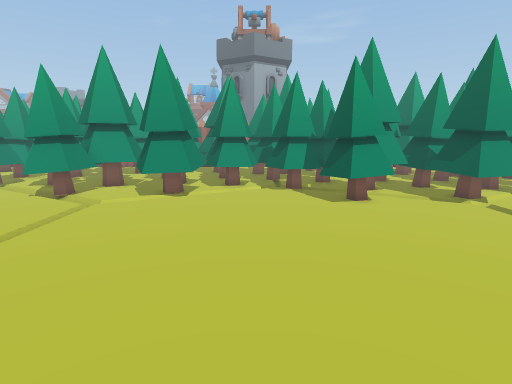
[1] (above)

24 first-person views from a walk through a 3-D level made in the Unity game engine. The camera is 1.3 m above the floor, tilts 10° down and sees 80° across. The floor is counted in squares, 0.5 m on a side. Each view is taken from the middle of a square. On the plan, view 1 faces up. The plan holds only what a view shows up to about 20 squares ahead; the rest is blank. The place goes on beyond the plan. The player character is not drawn. Some animated figures are left out. Door leaves are left out, so doorways stand open. Some surface patterns are stand-ins.

[2]
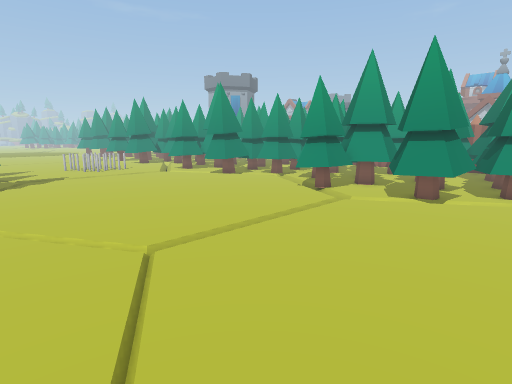

[3]
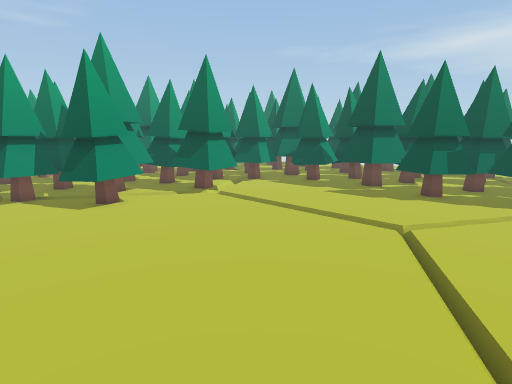

[4]
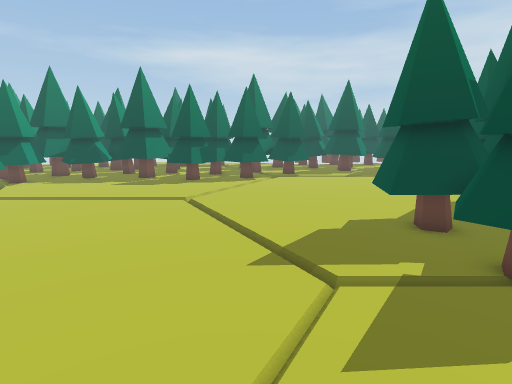

[5]
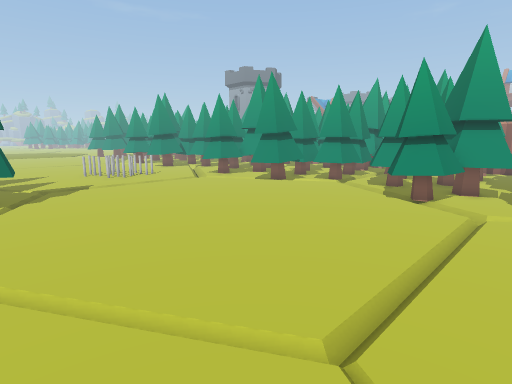

[6]
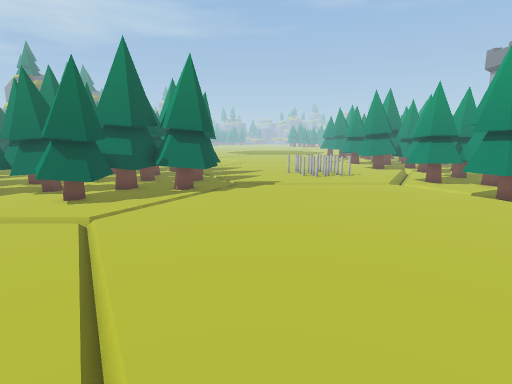

[7]
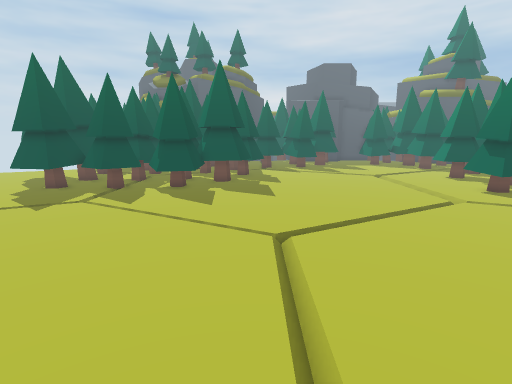

[8]
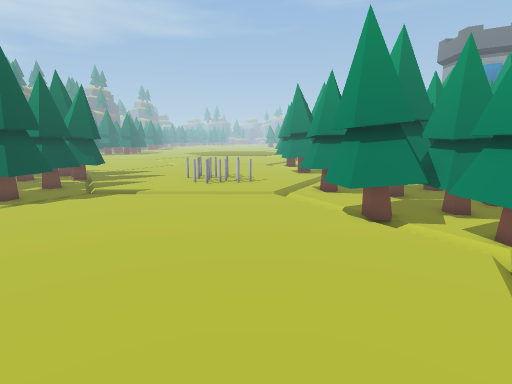

[9]
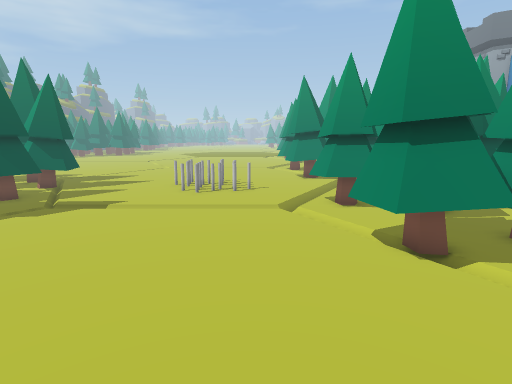

[10]
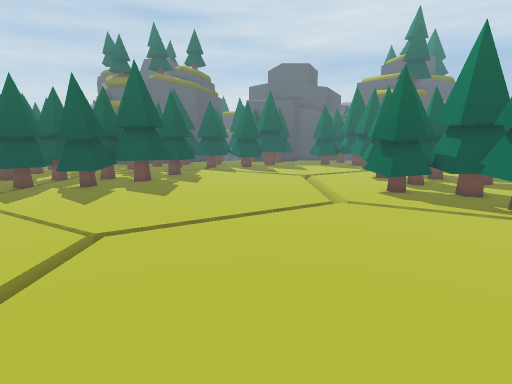

[11]
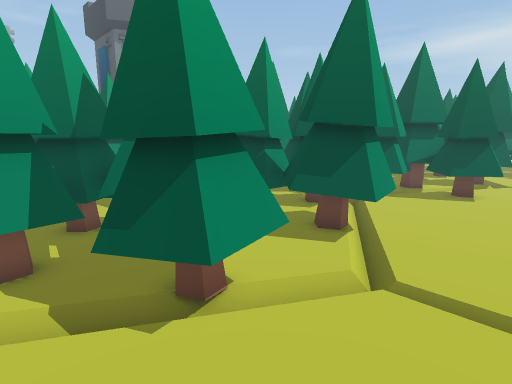

[12]
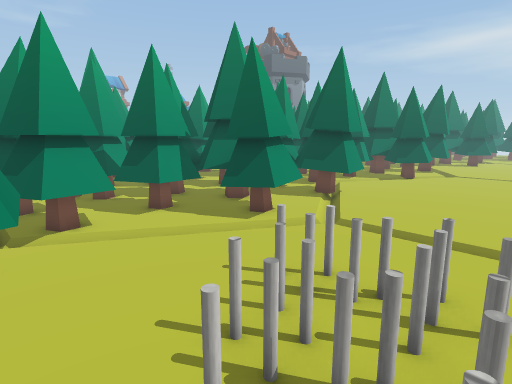

[13]
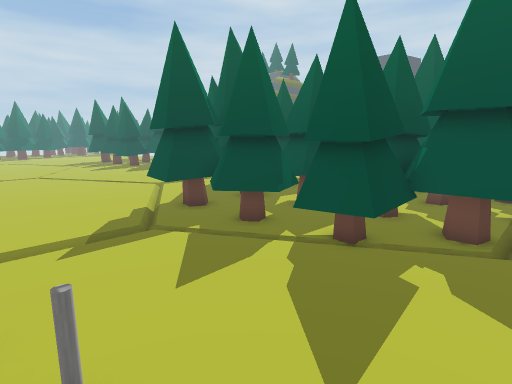

[14]
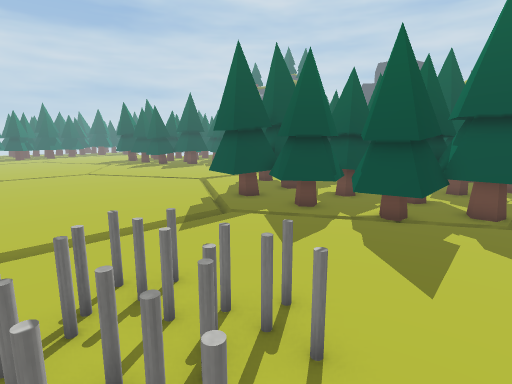

[15]
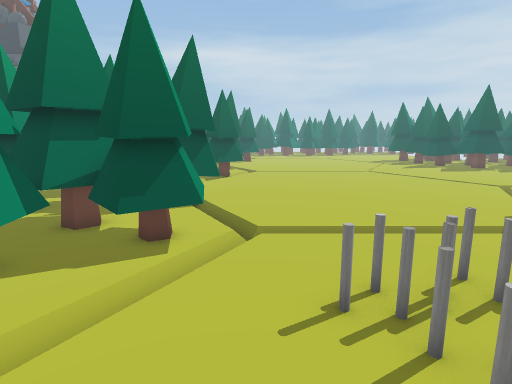

[16]
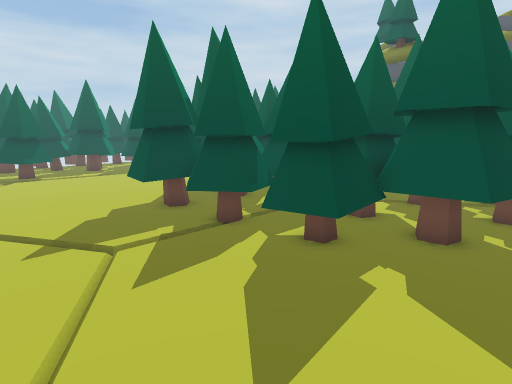

[17]
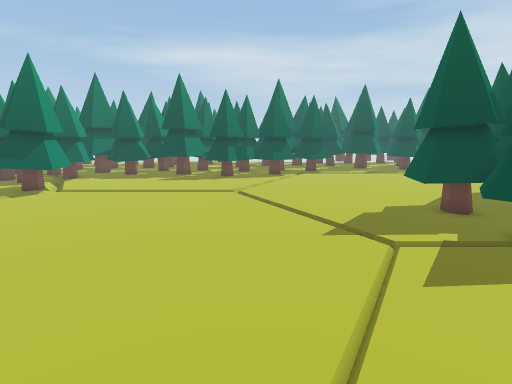

[18]
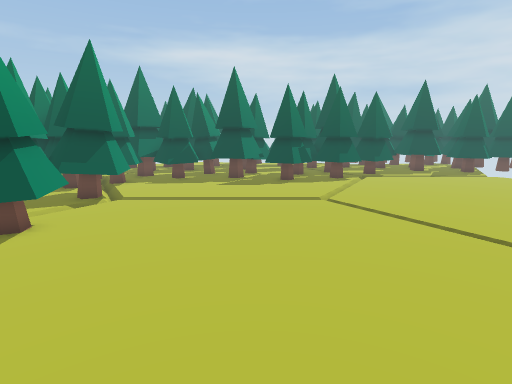

[19]
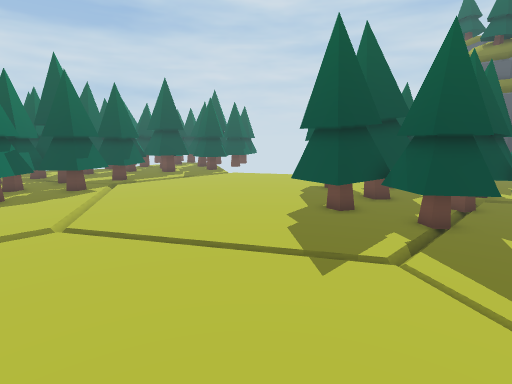

[20]
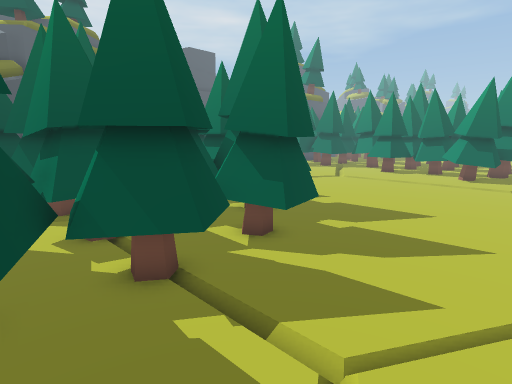

[21]
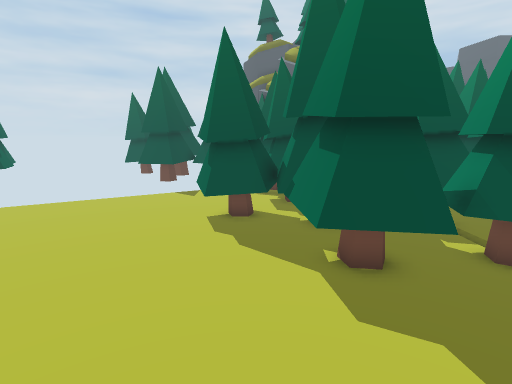

[22]
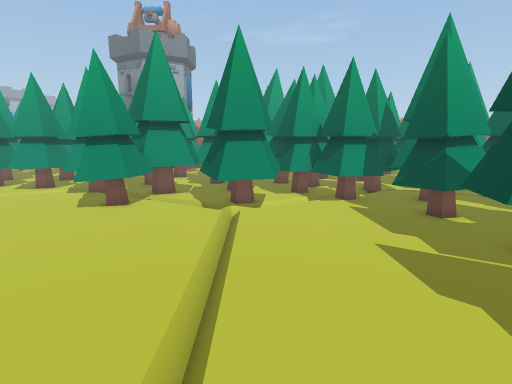

[23]
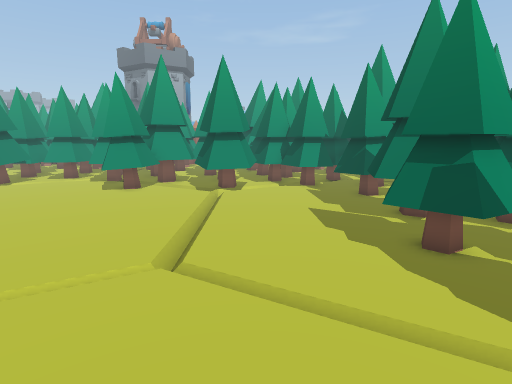

[24]
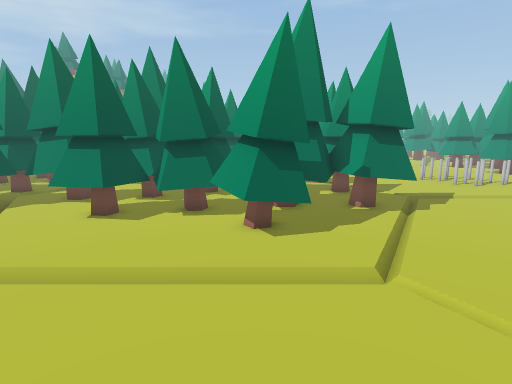

### Floor plan
Key: @ floor where view 1 was taken; . floor; / step, stairs or slope; O other object.
Columns run from 31 left of view 1 to 16 right of it. Each row starts with its distance up from view 1.
 17  OOOOOOOOOO OOOOOOOOOOOOOOOOOOOO  OO  O    OOO
 16  OOO.OOOOO  OOOOO//OOOOOOOOO OOOOO OOOOOOOOO  OO
 15 OO.//.OOOO.OOOO..... OOOOOOOO//.OOOOOOOOOOOO OOO
 14 OO...//OOO./OOO.....OOOO..OOO.....OOOOOOOOO/OOOO
 13 O...../OO//.O........OOO..OOO.....OOOO.OOOO.OOOO
 12 ........//........................OOOO.OOOO...OO
 11 ....O.................................../.....OO
 10 ..OOOO................................../.....OO
  9  OOO.O................................../.....OO
  8  ..OOO................................../.....OO
  7 ..OO.O................................../.....OO
  6 ......................................../.....OO
  5 ......................................../....OO
  4 ......................................../....OOO
  3 ......................................../....OOO
  2 .......O.OOO...................................O
  1 ...OOOOOOOOOO.................................OO
  0 ..OOOOOOOOOOO..................@..............OO
 -1  OOOO OOO OOO..................................O
 -2  OOO  OOO OOO...................................
 -3  OOOOOOOO OOOOO.................................
 -4    OO  O    OOOO.............OO.OO.OOO..........
 -5        OO  OOOO.............OOOOOOOOOO..........
 -6    OO  OO OOO.............OOOOOOOOOOOO.........
 -7    OO      OO.............OOO  .OOOOOO.........
 -8     OO  OOOOO............OOOOOOOOOOOOOOOO......
 -9  OO OOO OOOOOO........    O  OOOOOOO OOOO......

Positions as (right, up) in squares from view 1, and headings:
1: (0, 0), facing up
2: (0, 0), facing up-left
3: (0, 0), facing up-right
4: (-4, 0), facing right
5: (-5, 0), facing up-left
6: (-5, 4), facing left
7: (-6, 11), facing down
8: (-8, 11), facing left
9: (-11, 11), facing left
10: (-11, 11), facing down
11: (-12, 10), facing up-right
12: (-31, 7), facing up-right
13: (-31, 7), facing down-right
14: (-31, 10), facing down-right
15: (-31, 12), facing right
16: (-6, 1), facing down-right
17: (-6, 2), facing right
18: (-4, 6), facing right
19: (-1, 5), facing down-right
20: (4, 0), facing down-left
21: (7, 1), facing down
22: (10, 1), facing up
23: (11, -3), facing up
24: (-9, -4), facing left
